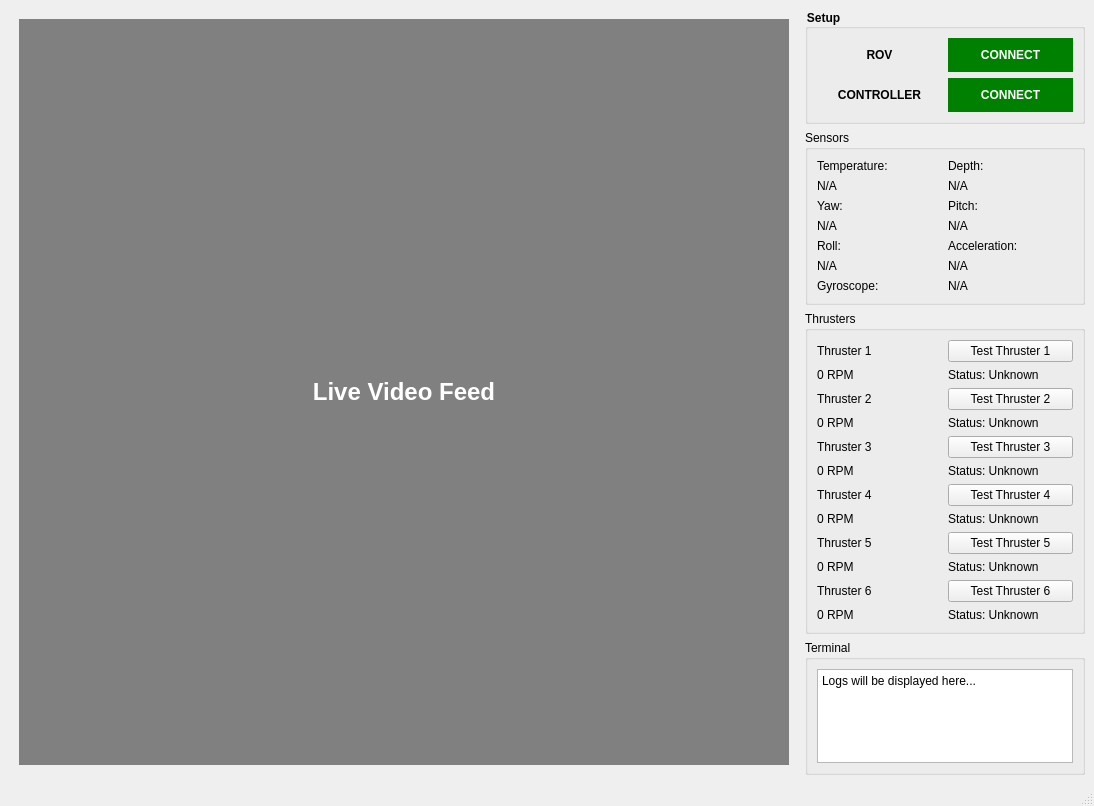
<?xml version="1.0" encoding="UTF-8"?>
<ui version="4.0">
    <class>MainWindow</class>
    <widget class="QMainWindow" name="MainWindow">
        <property name="geometry">
            <rect>
                <x>0</x>
                <y>0</y>
                <width>1094</width>
                <height>806</height>
            </rect>
        </property>
        <property name="windowTitle">
            <string>ROV Control Interface</string>
        </property>
        <widget class="QWidget" name="centralwidget">
            <layout class="QHBoxLayout" name="horizontalLayout">
                <!-- Column 1: Video Feed (2/3 of the width) -->
                <item>
                    <widget class="QLabel" name="videoFeedLabel">
                        <property name="text">
                            <string>Live Video Feed</string>
                        </property>
                        <property name="alignment">
                            <set>Qt::AlignCenter</set>
                        </property>
                        <property name="sizePolicy">
                            <sizepolicy hsizetype="Expanding" vsizetype="Expanding">
                                <horstretch>2</horstretch>
                                <verstretch>0</verstretch>
                            </sizepolicy>
                        </property>
                        <property name="styleSheet">
                            <string notr="true">
                                background-color: grey;
                                color: white;
                                font-size: 24px;
                                font-weight: bold;
                                margin: 10px
                            </string>
                        </property>
                    </widget>
                </item>
                <!-- Column 2: Telemetry and Control Buttons (1/3 of the width) -->
                <item>
                    <layout class="QVBoxLayout" name="rightColumnLayout">
                        <!-- Row 1: Setup section -->
                        <item>
                            <widget class="QGroupBox" name="setupSection">
                                <property name="title">
                                    <string>Setup</string>
                                </property>
                                <property name="styleSheet">
                                    <string notr="true">
                                        font-weight: bold;
                                        font-size: 20px
                                        padding: 10px;
                                    </string>
                                </property>
                                <layout class="QGridLayout" name="gridLayout_4">

                                    <!-- Row 0, Column 1: ROV Connect Button -->
                                    <item row="0" column="0">
                                        <widget class="QLabel" name="label_3">
                                            <property name="text">
                                                <string>ROV</string>
                                            </property>
                                            <property name="alignment">
                                                <set>Qt::AlignCenter</set>
                                            </property>
                                        </widget>
                                    </item>


                                    <item row="0" column="1">
                                        <widget class="QPushButton" name="control_rov_connect">
                                            <property name="text">
                                                <string>CONNECT</string>
                                            </property>
                                            <property name="checkable">
                                                <bool>true</bool>
                                            </property>
                                            <property name="styleSheet">
                                                <string notr="true">
                                                    background-color: green;
                                                    color: white;
                                                    border-radius: 20px;
                                                    font-weight: bold;
                                                    padding: 10px;
                                                </string>
                                            </property>
                                        </widget>
                                    </item>

                                    <!-- Row 1, Column 0: Controller Label -->
                                    <item row="1" column="0">
                                        <widget class="QLabel" name="label_4">
                                            <property name="text">
                                                <string>CONTROLLER</string>
                                            </property>
                                            <property name="alignment">
                                                <set>Qt::AlignCenter</set>
                                            </property>
                                        </widget>
                                    </item>

                                    <!-- Row 1, Column 1: Controller Connect Button -->
                                    <item row="1" column="1">
                                        <widget class="QPushButton" name="control_controller_connect">
                                            <property name="text">
                                                <string>CONNECT</string>
                                            </property>
                                            <property name="checkable">
                                                <bool>true</bool>
                                            </property>
                                            <property name="styleSheet">
                                                <string notr="true">
                                                    background-color: green;
                                                    color: white;
                                                    border-radius: 20px;
                                                    font-weight: bold;
                                                    padding: 10px;
                                                </string>
                                            </property>
                                        </widget>
                                    </item>

                                </layout>

                            </widget>
                        </item>
                        <!-- Row 2: Sensors section -->
                        <item>
                            <widget class="QGroupBox" name="sensorsSection">
                                <property name="title">
                                    <string>Sensors</string>
                                </property>
                                <layout class="QGridLayout" name="sensorsGridLayout">
                                    <!-- Temperature -->
                                    <item row="0" column="0">
                                        <widget class="QLabel" name="temperatureLabelTitle">
                                            <property name="text">
                                                <string>Temperature:</string>
                                            </property>
                                        </widget>
                                    </item>
                                    <item row="1" column="0">
                                        <widget class="QLabel" name="temperatureLabel">
                                            <property name="text">
                                                <string>N/A</string>
                                            </property>
                                        </widget>
                                    </item>
                                    <!-- Depth -->
                                    <item row="0" column="1">
                                        <widget class="QLabel" name="depthLabelTitle">
                                            <property name="text">
                                                <string>Depth:</string>
                                            </property>
                                        </widget>
                                    </item>
                                    <item row="1" column="1">
                                        <widget class="QLabel" name="depthLabel">
                                            <property name="text">
                                                <string>N/A</string>
                                            </property>
                                        </widget>
                                    </item>
                                    <!-- Yaw -->
                                    <item row="2" column="0">
                                        <widget class="QLabel" name="yawLabelTitle">
                                            <property name="text">
                                                <string>Yaw:</string>
                                            </property>
                                        </widget>
                                    </item>
                                    <item row="3" column="0">
                                        <widget class="QLabel" name="yawLabel">
                                            <property name="text">
                                                <string>N/A</string>
                                            </property>
                                        </widget>
                                    </item>
                                    <!-- Pitch -->
                                    <item row="2" column="1">
                                        <widget class="QLabel" name="pitchLabelTitle">
                                            <property name="text">
                                                <string>Pitch:</string>
                                            </property>
                                        </widget>
                                    </item>
                                    <item row="3" column="1">
                                        <widget class="QLabel" name="pitchLabel">
                                            <property name="text">
                                                <string>N/A</string>
                                            </property>
                                        </widget>
                                    </item>
                                    <!-- Roll -->
                                    <item row="4" column="0">
                                        <widget class="QLabel" name="rollLabelTitle">
                                            <property name="text">
                                                <string>Roll:</string>
                                            </property>
                                        </widget>
                                    </item>
                                    <item row="5" column="0">
                                        <widget class="QLabel" name="rollLabel">
                                            <property name="text">
                                                <string>N/A</string>
                                            </property>
                                        </widget>
                                    </item>
                                    <!-- Acceleration -->
                                    <item row="4" column="1">
                                        <widget class="QLabel" name="accelerationLabelTitle">
                                            <property name="text">
                                                <string>Acceleration:</string>
                                            </property>
                                        </widget>
                                    </item>
                                    <item row="5" column="1">
                                        <widget class="QLabel" name="accelerationLabel">
                                            <property name="text">
                                                <string>N/A</string>
                                            </property>
                                        </widget>
                                    </item>
                                    <!-- Gyroscope -->
                                    <item row="6" column="0">
                                        <widget class="QLabel" name="gyroscopeLabelTitle">
                                            <property name="text">
                                                <string>Gyroscope:</string>
                                            </property>
                                        </widget>
                                    </item>
                                    <item row="6" column="1">
                                        <widget class="QLabel" name="gyroscopeLabel">
                                            <property name="text">
                                                <string>N/A</string>
                                            </property>
                                        </widget>
                                    </item>
                                </layout>
                            </widget>
                        </item>

                        <!-- Row 3: Thruster section -->
                        <item>
                            <widget class="QGroupBox" name="thrustersSection">
                                <property name="title">
                                    <string>Thrusters</string>
                                </property>
                                <layout class="QGridLayout" name="thrustersLayout">
                                    <!-- Row 1: Thruster 1 -->
                                    <item row="0" column="0">
                                        <widget class="QLabel" name="thruster1LabelTitle">
                                            <property name="text">
                                                <string>Thruster 1</string>
                                            </property>
                                        </widget>
                                    </item>
                                    <item row="1" column="0">
                                        <widget class="QLabel" name="thruster1SpeedLabel">
                                            <property name="text">
                                                <string>0 RPM</string>
                                            </property>
                                        </widget>
                                    </item>
                                    <item row="0" column="1">
                                        <widget class="QPushButton" name="thruster1TestButton">
                                            <property name="text">
                                                <string>Test Thruster 1</string>
                                            </property>
                                        </widget>
                                    </item>
                                    <item row="1" column="1">
                                        <widget class="QLabel" name="thruster1StatusLabel">
                                            <property name="text">
                                                <string>Status: Unknown</string>
                                            </property>
                                        </widget>
                                    </item>

                                    <!-- Row 2: Thruster 2 -->
                                    <item row="2" column="0">
                                        <widget class="QLabel" name="thruster2LabelTitle">
                                            <property name="text">
                                                <string>Thruster 2</string>
                                            </property>
                                        </widget>
                                    </item>
                                    <item row="3" column="0">
                                        <widget class="QLabel" name="thruster2SpeedLabel">
                                            <property name="text">
                                                <string>0 RPM</string>
                                            </property>
                                        </widget>
                                    </item>
                                    <item row="2" column="1">
                                        <widget class="QPushButton" name="thruster2TestButton">
                                            <property name="text">
                                                <string>Test Thruster 2</string>
                                            </property>
                                        </widget>
                                    </item>
                                    <item row="3" column="1">
                                        <widget class="QLabel" name="thruster2StatusLabel">
                                            <property name="text">
                                                <string>Status: Unknown</string>
                                            </property>
                                        </widget>
                                    </item>

                                    <!-- Row 3: Thruster 3 -->
                                    <item row="4" column="0">
                                        <widget class="QLabel" name="thruster3LabelTitle">
                                            <property name="text">
                                                <string>Thruster 3</string>
                                            </property>
                                        </widget>
                                    </item>
                                    <item row="5" column="0">
                                        <widget class="QLabel" name="thruster3SpeedLabel">
                                            <property name="text">
                                                <string>0 RPM</string>
                                            </property>
                                        </widget>
                                    </item>
                                    <item row="4" column="1">
                                        <widget class="QPushButton" name="thruster3TestButton">
                                            <property name="text">
                                                <string>Test Thruster 3</string>
                                            </property>
                                        </widget>
                                    </item>
                                    <item row="5" column="1">
                                        <widget class="QLabel" name="thruster3StatusLabel">
                                            <property name="text">
                                                <string>Status: Unknown</string>
                                            </property>
                                        </widget>
                                    </item>

                                    <!-- Row 4: Thruster 4 -->
                                    <item row="6" column="0">
                                        <widget class="QLabel" name="thruster4LabelTitle">
                                            <property name="text">
                                                <string>Thruster 4</string>
                                            </property>
                                        </widget>
                                    </item>
                                    <item row="7" column="0">
                                        <widget class="QLabel" name="thruster4SpeedLabel">
                                            <property name="text">
                                                <string>0 RPM</string>
                                            </property>
                                        </widget>
                                    </item>
                                    <item row="6" column="1">
                                        <widget class="QPushButton" name="thruster4TestButton">
                                            <property name="text">
                                                <string>Test Thruster 4</string>
                                            </property>
                                        </widget>
                                    </item>
                                    <item row="7" column="1">
                                        <widget class="QLabel" name="thruster4StatusLabel">
                                            <property name="text">
                                                <string>Status: Unknown</string>
                                            </property>
                                        </widget>
                                    </item>

                                    <!-- Row 5: Thruster 5 -->
                                    <item row="8" column="0">
                                        <widget class="QLabel" name="thruster5LabelTitle">
                                            <property name="text">
                                                <string>Thruster 5</string>
                                            </property>
                                        </widget>
                                    </item>
                                    <item row="9" column="0">
                                        <widget class="QLabel" name="thruster5SpeedLabel">
                                            <property name="text">
                                                <string>0 RPM</string>
                                            </property>
                                        </widget>
                                    </item>
                                    <item row="8" column="1">
                                        <widget class="QPushButton" name="thruster5TestButton">
                                            <property name="text">
                                                <string>Test Thruster 5</string>
                                            </property>
                                        </widget>
                                    </item>
                                    <item row="9" column="1">
                                        <widget class="QLabel" name="thruster5StatusLabel">
                                            <property name="text">
                                                <string>Status: Unknown</string>
                                            </property>
                                        </widget>
                                    </item>

                                    <!-- Row 6: Thruster 6 -->
                                    <item row="10" column="0">
                                        <widget class="QLabel" name="thruster6LabelTitle">
                                            <property name="text">
                                                <string>Thruster 6</string>
                                            </property>
                                        </widget>
                                    </item>
                                    <item row="11" column="0">
                                        <widget class="QLabel" name="thruster6SpeedLabel">
                                            <property name="text">
                                                <string>0 RPM</string>
                                            </property>
                                        </widget>
                                    </item>
                                    <item row="10" column="1">
                                        <widget class="QPushButton" name="thruster6TestButton">
                                            <property name="text">
                                                <string>Test Thruster 6</string>
                                            </property>
                                        </widget>
                                    </item>
                                    <item row="11" column="1">
                                        <widget class="QLabel" name="thruster6StatusLabel">
                                            <property name="text">
                                                <string>Status: Unknown</string>
                                            </property>
                                        </widget>
                                    </item>

                                </layout>
                            </widget>
                        </item>

                        <!-- Row 5: Terminal section -->
                        <item>
                            <widget class="QGroupBox" name="terminalSection">
                                <property name="title">
                                    <string>Terminal</string>
                                </property>
                                <layout class="QVBoxLayout" name="terminalLayout">
                                    <item>
                                        <widget class="QTextEdit" name="terminalOutputLabel">
                                            <property name="plainText">
                                                <string>Logs will be displayed here...</string>
                                            </property>
                                            <property name="alignment">
                                                <set>Qt::AlignLeft</set>
                                            </property>
                                            <property name="readOnly">
                                                <bool>true</bool>
                                            </property>
                                        </widget>
                                    </item>
                                </layout>
                            </widget>
                        </item>

                    </layout>
                    <property name="styleSheet">
                        <string notr="true">
                            marginRight: 10px
                        </string>
                    </property>
                </item>
            </layout>
        </widget>
        <widget class="QMenuBar" name="menubar"/>
        <widget class="QStatusBar" name="statusbar"/>
    </widget>
</ui>
